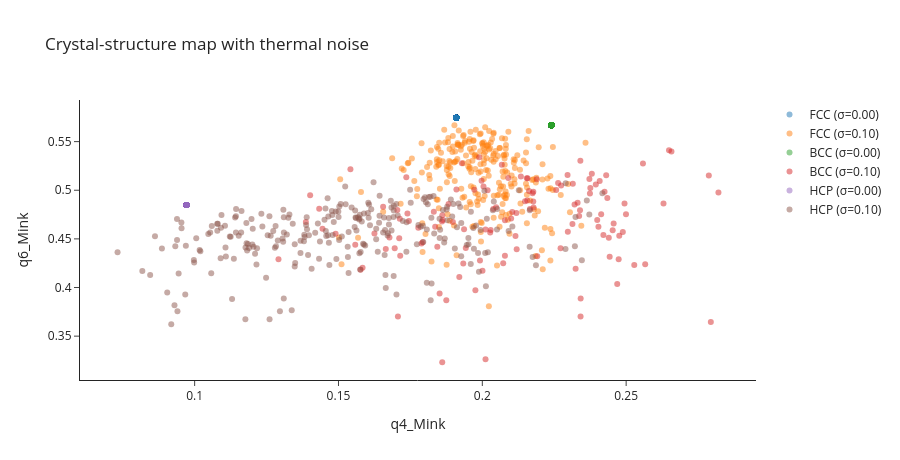

The notebook cell saved with this chart:
### Markdown cell above
## 5. Putting FCC, BCC, HCP on a single map

The $(q_4^{\text{Mink}}, q_6^{\text{Mink}})$ plane is a clean fingerprint
for crystal classification — and because it is cutoff-free, it transfers
directly to noisy MD snapshots.

### Code cell
fig = go.Figure()
for name, lc, reps in [('FCC', 4.05, (4,4,4)),
                       ('BCC', 2.87, (4,4,4)),
                       ('HCP', 3.21, (4,4,4))]:
    for sigma in [0.0, 0.10]:
        a = make_crystal(name.lower(), lattice_constant=lc,
                         repetitions=reps, noise=sigma)
        q4, q6 = pyscal.minkowski_parameter(a, l=[4, 6])
        fig.add_trace(go.Scatter(x=q4, y=q6, mode='markers',
                                 name=f'{name} (\u03c3={sigma:.2f})',
                                 marker=dict(size=6, opacity=0.5)))
fig.update_layout(xaxis_title='q4_Mink', yaxis_title='q6_Mink',
                  title='Crystal-structure map with thermal noise',
                  template='simple_white', height=460)
fig
